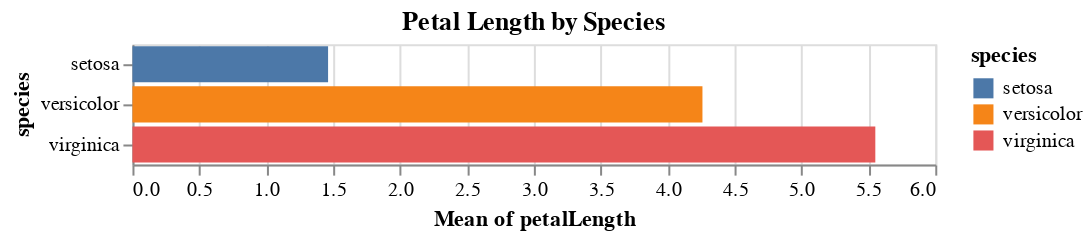

The notebook cell saved with this chart:
### Markdown cell above
From the bar chart we can compare the average petal length of each species.

### Code cell
# Bar chart 

alt.Chart(iris).mark_bar().encode(
    x='mean(petalLength):Q',
    y='species:N',
    color = 'species',
).properties(title='Petal Length by Species')

### Figure 1 — Vega-Lite specification as saved in the notebook (floating-point values rounded to 4 significant figures; data arrays with more than 128 entries replaced by an {"elided": "..."} marker saying what was removed)
{"config": {"view": {"continuousWidth": 400, "continuousHeight": 300}}, "data": {"name": "data-a264acbd6e539a8b3afc0cb5f240fb57"}, "mark": "bar", "encoding": {"color": {"field": "species", "type": "nominal"}, "x": {"aggregate": "mean", "field": "petalLength", "type": "quantitative"}, "y": {"field": "species", "type": "nominal"}}, "title": "Petal Length by Species", "$schema": "https://vega.github.io/schema/vega-lite/v4.17.0.json", "datasets": {"data-a264acbd6e539a8b3afc0cb5f240fb57": {"elided": "150 records"}}}
